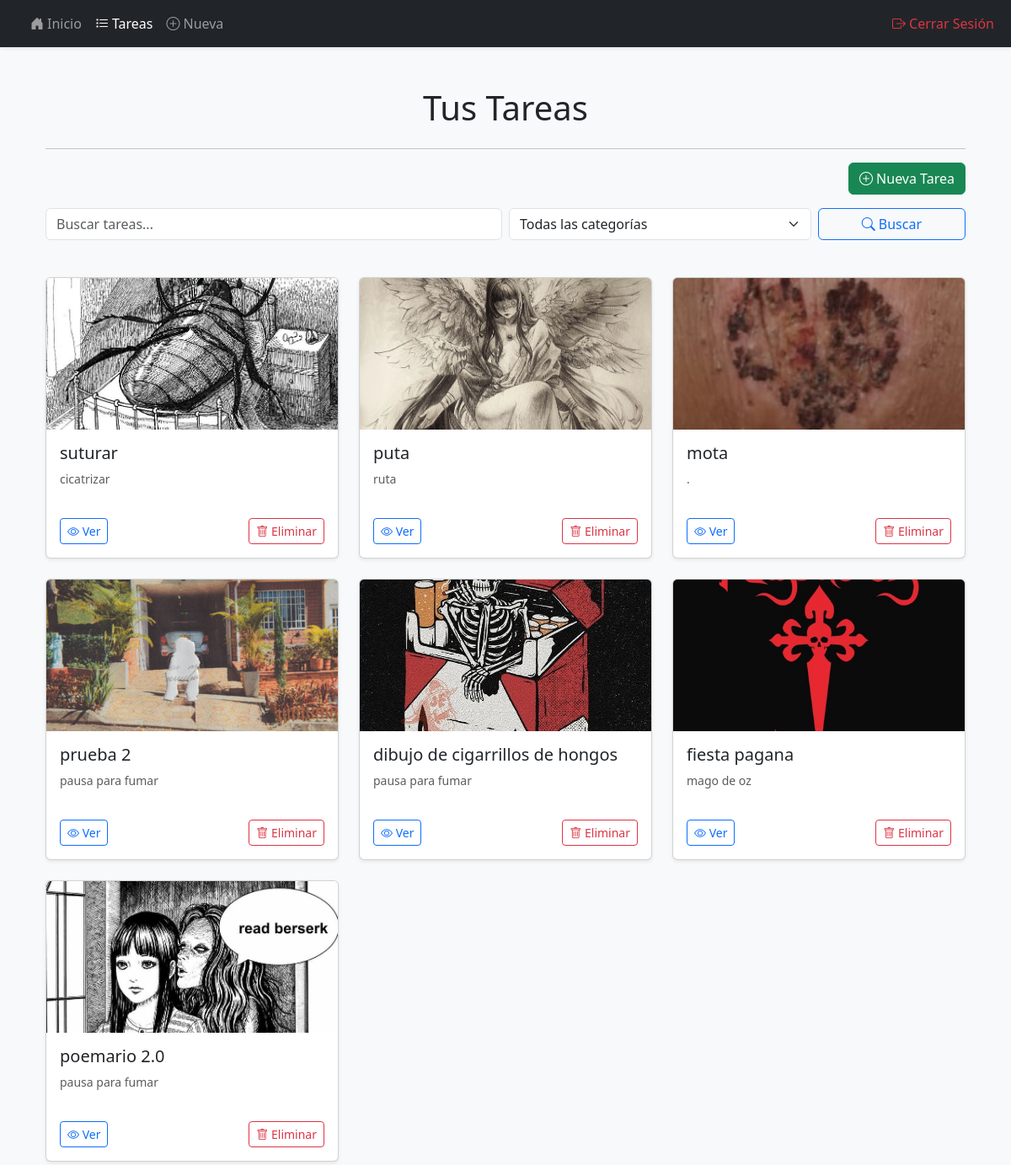
Page /tasks/ (signed in) on the committed database.
### tasks/models.py (models this page shows, shortened)
class Task(models.Model):
    STATUS_CHOICES = [
        ('pending_tasks', 'Pendiente'),
        ('in_progress_tasks', 'En Progreso'),
        ('completed_tasks', 'Completada'),
    ]
    title = models.CharField(max_length=200, default="")
    subtitle = models.CharField(max_length=200, blank=True, null=True)
    description = models.TextField(null=True, blank=True)
    content = models.TextField(null=True, blank=True)
    estado = models.CharField( max_length=50, choices=STATUS_CHOICES, default='pending_tasks')
    fecha_ven = models.DateField(blank=True, null=True)
    usuario = models.ForeignKey(User, on_delete=models.CASCADE, related_name='tasks')
    id = models.UUIDField(default=uuid.uuid4, unique=True, primary_key=True, editable=False)
    category = models.ManyToManyField(Category, blank=True)
    post_date = models.DateTimeField(default=now)
    update = models.DateTimeField(default=now)
    image_frontpage = models.ImageField(null=True, blank=True, default="image_default.jpg")
    class Meta:
        verbose_name = "Tarea"
        verbose_name_plural = "Tareas"
        ordering = ['-post_date']

### tasks/views.py (the view)
# urls.py: path('tasks/', TaskListView.as_view(), name='task_list'),
class TaskListView(LoginRequiredMixin, ListView):
    model = Task
    template_name = 'task_list.html'
    def get_queryset(self):
        user = self.request.user
        category_filter = self.request.GET.get('category', None)
        search_query = self.request.GET.get('q', '')
        queryset = Task.objects.filter(usuario=user)
        if search_query:
            queryset = queryset.filter(
                Q(title__icontains=search_query) |
                Q(description__icontains=search_query)
            )
        if category_filter:
            queryset = queryset.filter(category=category_filter)
        return queryset
    def get_context_data(self, **kwargs):
        context = super().get_context_data(**kwargs)
        context['categories'] = Category.objects.all()
        context['search_query'] = self.request.GET.get('q', '')
        context['selected_category'] = self.request.GET.get('category', None)
        return context

### tasks/templates/task_list.html (shortened to what this page needs)
{% extends 'main.html' %}
{% block content %}
<div class="container py-4">
  <h1 class="text-center mb-4">Tus Tareas</h1>
  <hr>
  <div class="d-flex justify-content-end mb-3">
    <a href="{% url 'task_create' %}" class="btn btn-success">
      <i class="bi bi-plus-circle"></i> Nueva Tarea
    </a>
  </div>
  <form method="get" action="{% url 'task_list' %}" class="mb-4">
    <div class="row g-2">
      <div class="col-md-6">
        <input type="text" name="q" class="form-control" placeholder="Buscar tareas..." value="{{ request.GET.q }}">
      </div>
      <div class="col-md-4">
        <select name="category" class="form-select">
          <option value="">Todas las categorías</option>
        </select>
      </div>
      <div class="col-md-2">
        <button type="submit" class="btn btn-outline-primary w-100">
          <i class="bi bi-search"></i> Buscar
        </button>
      </div>
    </div>
  </form>
  <div class="row row-cols-1 row-cols-md-3 g-4">
    {% for task in object_list %}
      <div class="col">
        <div class="card shadow-sm h-100">
          {% if task.image_frontpage %}
            <img src="{{ task.image_frontpage.url }}" class="card-img-top" alt="Imagen de la tarea" style="height: 180px; object-fit: cover;">
          {% else %}
            <img src="/static/image_default.png" class="card-img-top" alt="Imagen predeterminada" style="height: 180px; object-fit: cover;">
          {% endif %}
          <div class="card-body d-flex flex-column">
            <h5 class="card-title">{{ task.title }}</h5>
            <p class="card-text text-muted small">{{ task.subtitle|truncatewords:15 }}</p>
            <div class="mt-auto d-flex justify-content-between">
              <a href="{% url 'task' task.id %}" class="btn btn-sm btn-outline-primary">
                <i class="bi bi-eye"></i> Ver
              </a>
              <a href="{% url 'task_delete' task.id %}" class="btn btn-sm btn-outline-danger">
                <i class="bi bi-trash"></i> Eliminar
              </a>
            </div>
          </div>
        </div>
      </div>
    {% empty %}
      <div class="col-12">
        <div class="alert alert-warning text-center">No se encontraron tareas.</div>
      </div>
    {% endfor %}
  </div>
</div>
{% endblock %}

### rows in the picture
Task: image_frontpage (picture), title "suturar", subtitle "cicatrizar"
Task: image_frontpage (picture), title "puta", subtitle "ruta"
Task: image_frontpage (picture), title "mota", subtitle "."
Task: image_frontpage (picture), title "prueba 2", subtitle "pausa para fumar"
Task: image_frontpage (picture), title "dibujo de cigarrillos de hongos", subtitle "pausa para fumar"
Task: image_frontpage (picture), title "fiesta pagana", subtitle "mago de oz"
Task: image_frontpage (picture), title "poemario 2.0", subtitle "pausa para fumar"
